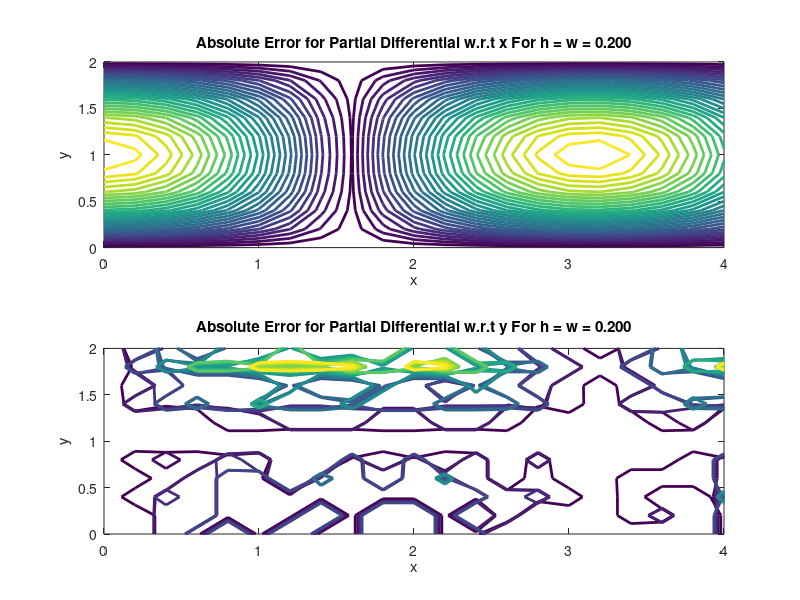
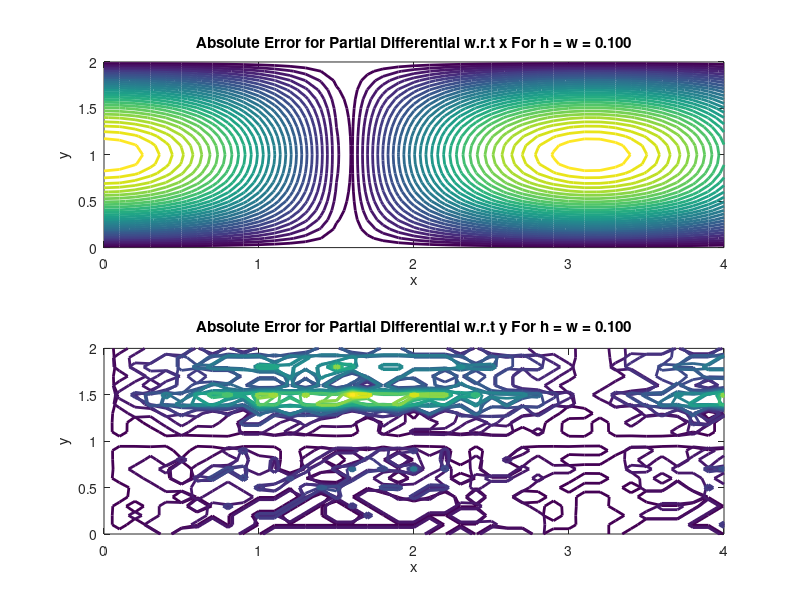
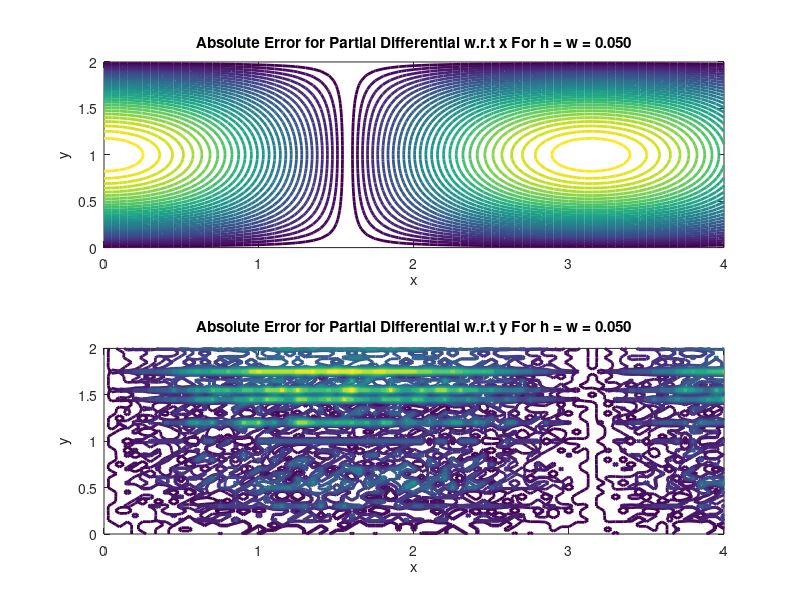

The MATLAB source for these figures, in order:
% Numerical Optimization - Partial Differentials
% Created by : Atif Shoukat Ali
% Email : atif@atifali.ca

% This script will compare the error between exact and the numerical
% approximations for the partial derivates of a given function

%NOTE: The user needs to enter the exact differential @f_x and @f_y when
%the test function is being changed

clear all;
close all;
clc;

%%
% All the user defined function and interval settings
f = @(x,y) (2.*y - y.^2).*(sin(x));
w_sample = [0.2,0.1,0.05]; % sampling rates to be tested
contour_lines = 30;

%%
for w = w_sample
    
    %%%%%%%%%%%%%%%%%%%%%%%%%%%%%%%%%%%%%%%%%%%%%%%%%%%%%
    %NOTE: CHANGE THIS BASED ON THE FUNCTION DEFINITION%
    % exact partial derivative function definitions
    f_x = @(x,y) (2.*y - y.^2).*(cos(x));
    f_y = @(x,y) (2 - 2.*y).*(sin(x));
    %%%%%%%%%%%%%%%%%%%%%%%%%%%%%%%%%%%%%%%%%%%%%%%%%%%%%
    
    
    
    h = w;
    
    % partial derivative approximating function definitions 
    D2x = @(f,x,y) (f(x+h,y) - f(x-h,y))./(2*h);
    D2y = @(f,x,y) (f(x,y+h) - f(x,y-h))./(2*h);

    % testing the numerical differentiator against the exact
    % answer
    a = 0; b = 4; % x range
    p = 0; q = 2; % y range

    % generating the mesh grid 
    x = a:w:b; y = p:w:q;
    [X,Y] = meshgrid(x,y);

    % finding the maximum error between the estimate and actual
    E_x = abs(D2x(f,X,Y) - f_x(X,Y));
    E_y = abs(D2y(f,X,Y) - f_y(X,Y));
    [maxE_x,i] = max(E_x(:));
    [maxE_y,j] = max(E_y(:));

    % displaying the final results
    fprintf(['For h = w = %.3f:\n '...
        'maximum absolute error for derivative w.r.t x is %e\n '...
        'maximum absolute error for derivative w.r.t y is %e.\n\n'],...
        w,maxE_x,maxE_y);
    
    % Plot the results for the visualization
    figtitle = sprintf('For h = w = %.3f', w);
    figure('Name', figtitle);
    subplot(2,1,1);
    contour(X,Y,E_x,contour_lines,'LineWidth',2);
    titlex = sprintf('Absolute Error for Partial Differential w.r.t x For h = w = %.3f', w);
    xlabel('x');
    ylabel('y');
    title(titlex);
    hold on;
    subplot(2,1,2);
    contour(X,Y,E_y,contour_lines,'LineWidth',2);
    titley = sprintf('Absolute Error for Partial Differential w.r.t y For h = w = %.3f', w);
    xlabel('x');
    ylabel('y');
    title(titley);
    hold off;
end